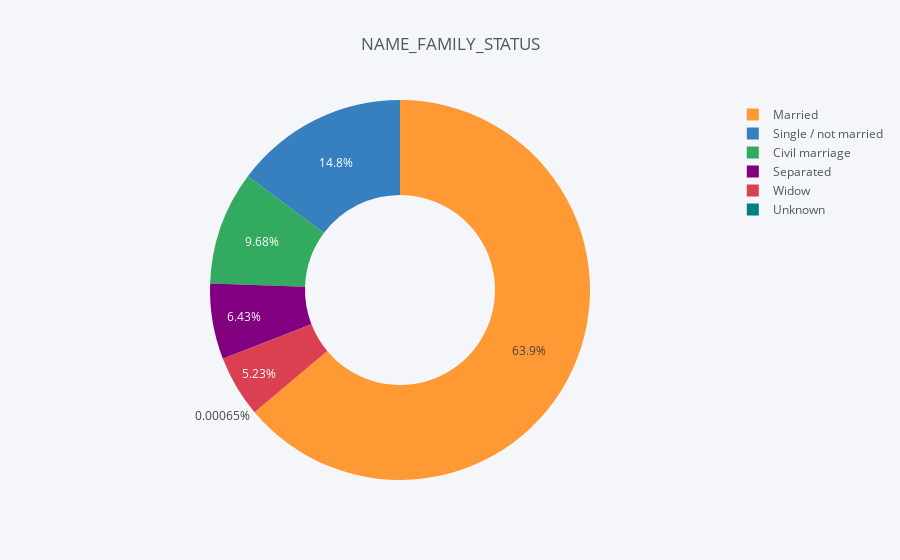
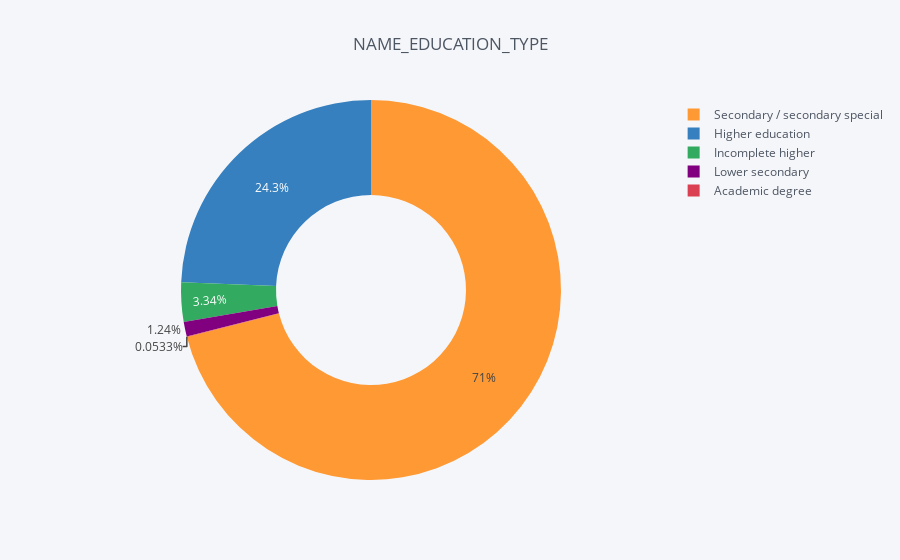
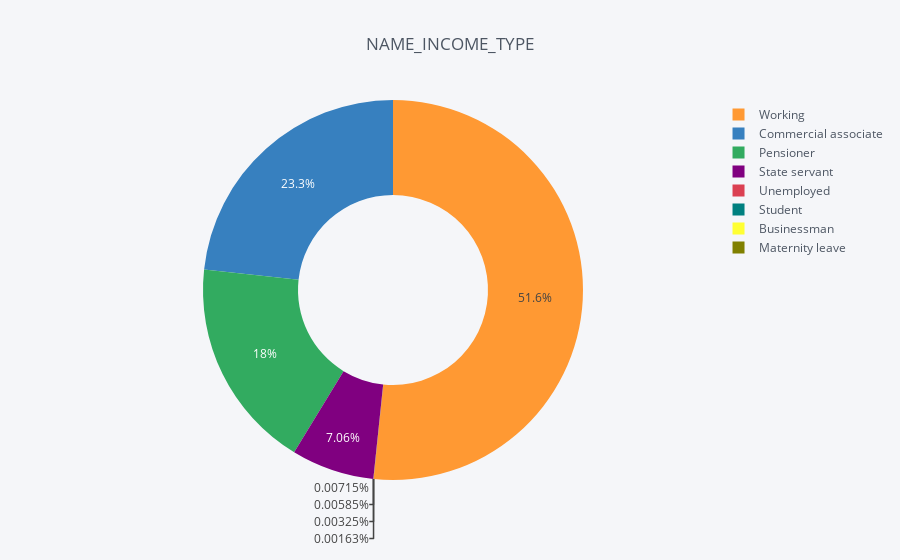
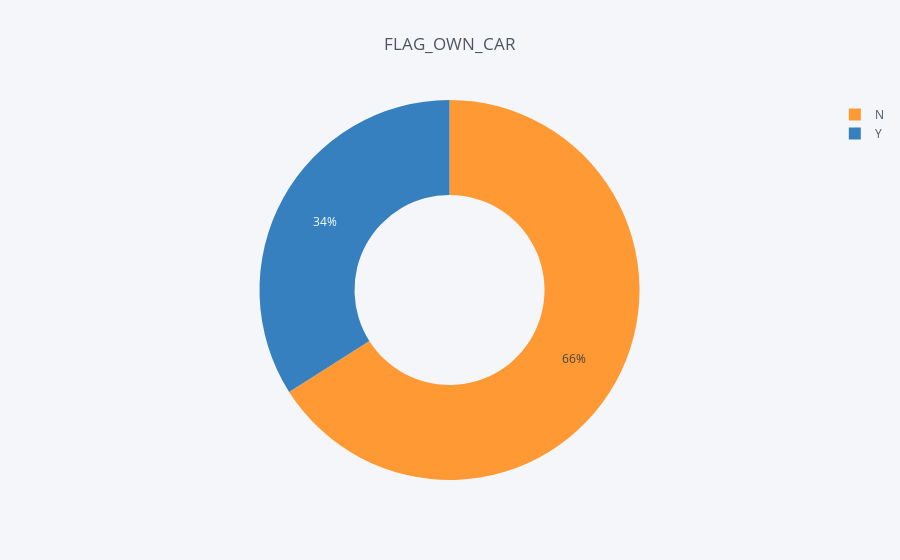

These figures' notebook cell, in order:
### Code cell
list_cercle=["NAME_FAMILY_STATUS", "NAME_EDUCATION_TYPE", "NAME_INCOME_TYPE", "FLAG_OWN_CAR", "FLAG_OWN_REALTY"]
Name_cercle=["Status du demandeur", "Niveau d'étude du demandeur",
            "Revenu du demandeur", "Bien posssédé (voiture) du demandeur", "Bien posssédé (maison) du demandeur"]

ana_cercle(list_cercle, Name_cercle, "Application")

### Figure 1 — Plotly figure (JSON) as saved in the notebook; plotly's stock layout.template omitted (floating-point values rounded to 4 significant figures)
{"data": [{"hole": 0.5, "labels": ["Married", "Single / not married", "Civil marriage", "Separated", "Widow", "Unknown"], "marker": {"colors": ["rgba(255, 153, 51, 1.0)", "rgba(55, 128, 191, 1.0)", "rgba(50, 171, 96, 1.0)", "rgba(128, 0, 128, 1.0)", "rgba(219, 64, 82, 1.0)", "rgba(0, 128, 128, 1.0)"]}, "name": "", "type": "pie", "values": [196432, 45444, 29775, 19770, 16088, 2]}], "layout": {"legend": {"bgcolor": "#F5F6F9", "font": {"color": "#4D5663"}}, "paper_bgcolor": "#F5F6F9", "plot_bgcolor": "#F5F6F9", "title": "NAME_FAMILY_STATUS", "titlefont": {"color": "#4D5663"}}}

### Figure 2 — Plotly figure (JSON) as saved in the notebook; plotly's stock layout.template omitted (floating-point values rounded to 4 significant figures)
{"data": [{"hole": 0.5, "labels": ["Secondary / secondary special", "Higher education", "Incomplete higher", "Lower secondary", "Academic degree"], "marker": {"colors": ["rgba(255, 153, 51, 1.0)", "rgba(55, 128, 191, 1.0)", "rgba(50, 171, 96, 1.0)", "rgba(128, 0, 128, 1.0)", "rgba(219, 64, 82, 1.0)"]}, "name": "", "type": "pie", "values": [218391, 74863, 10277, 3816, 164]}], "layout": {"legend": {"bgcolor": "#F5F6F9", "font": {"color": "#4D5663"}}, "paper_bgcolor": "#F5F6F9", "plot_bgcolor": "#F5F6F9", "title": "NAME_EDUCATION_TYPE", "titlefont": {"color": "#4D5663"}}}

### Figure 3 — Plotly figure (JSON) as saved in the notebook; plotly's stock layout.template omitted (floating-point values rounded to 4 significant figures)
{"data": [{"hole": 0.5, "labels": ["Working", "Commercial associate", "Pensioner", "State servant", "Unemployed", "Student", "Businessman", "Maternity leave"], "marker": {"colors": ["rgba(255, 153, 51, 1.0)", "rgba(55, 128, 191, 1.0)", "rgba(50, 171, 96, 1.0)", "rgba(128, 0, 128, 1.0)", "rgba(219, 64, 82, 1.0)", "rgba(0, 128, 128, 1.0)", "rgba(255, 255, 51, 1.0)", "rgba(128, 128, 0, 1.0)"]}, "name": "", "type": "pie", "values": [158774, 71617, 55362, 21703, 22, 18, 10, 5]}], "layout": {"legend": {"bgcolor": "#F5F6F9", "font": {"color": "#4D5663"}}, "paper_bgcolor": "#F5F6F9", "plot_bgcolor": "#F5F6F9", "title": "NAME_INCOME_TYPE", "titlefont": {"color": "#4D5663"}}}

### Figure 4 — Plotly figure (JSON) as saved in the notebook; plotly's stock layout.template omitted (floating-point values rounded to 4 significant figures)
{"data": [{"hole": 0.5, "labels": ["N", "Y"], "marker": {"colors": ["rgba(255, 153, 51, 1.0)", "rgba(55, 128, 191, 1.0)"]}, "name": "", "type": "pie", "values": [202924, 104587]}], "layout": {"legend": {"bgcolor": "#F5F6F9", "font": {"color": "#4D5663"}}, "paper_bgcolor": "#F5F6F9", "plot_bgcolor": "#F5F6F9", "title": "FLAG_OWN_CAR", "titlefont": {"color": "#4D5663"}}}
